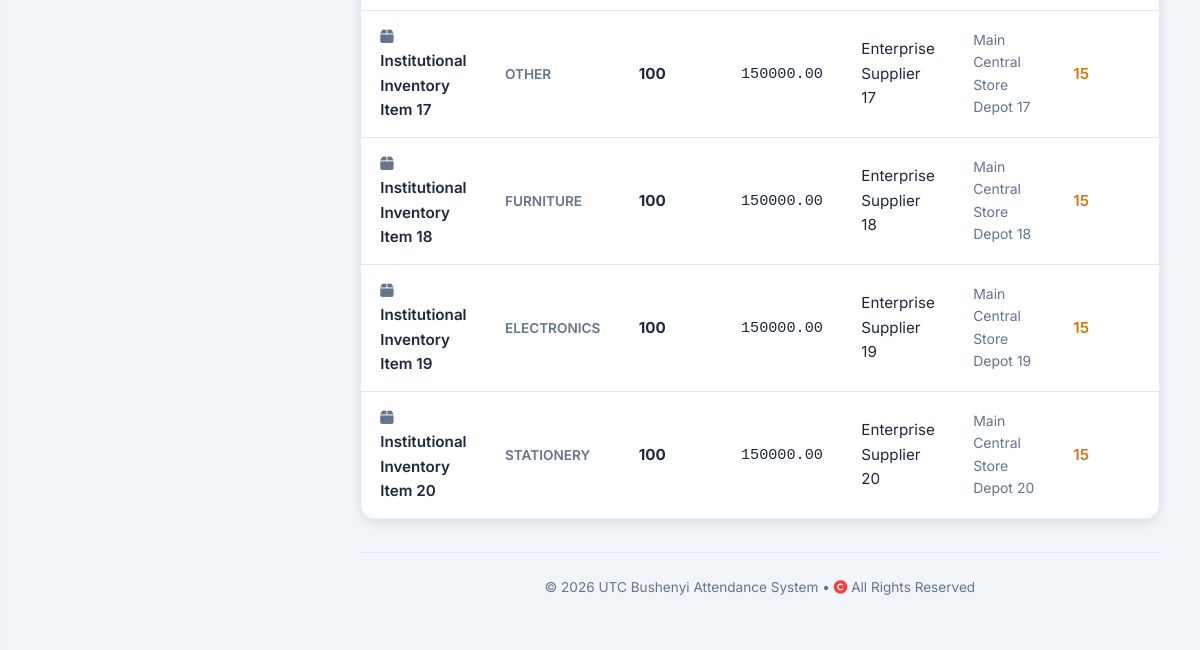
Before: /inventory/ (signed in, lower part) with the older database file.
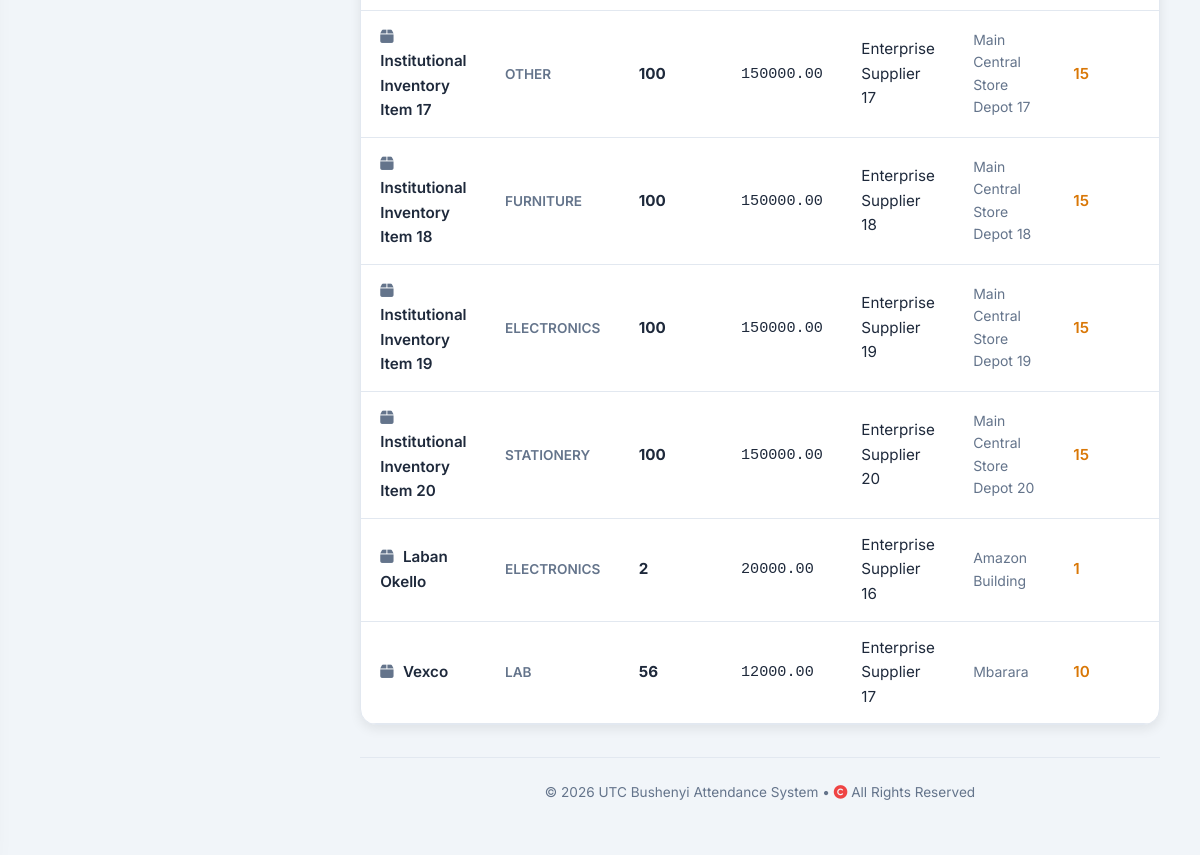
After: the same page with the newer database file.
### attendance/models.py (models this page shows, shortened)
class InventoryItem(models.Model):
    CATEGORY_CHOICES = [
        ('FURNITURE', 'Furniture'),
        ('ELECTRONICS', 'Electronics'),
        ('STATIONERY', 'Stationery'),
        ('SPORTS', 'Sports Equipment'),
        ('LAB', 'Lab Equipment'),
        ('OTHER', 'Other'),
    ]
    name = models.CharField(max_length=255)
    category = models.CharField(max_length=20, choices=CATEGORY_CHOICES, default='OTHER')
    quantity = models.PositiveIntegerField(default=0)
    unit_price = models.DecimalField(max_digits=10, decimal_places=2, default=0)
    supplier = models.ForeignKey(Supplier, on_delete=models.SET_NULL, null=True, blank=True, related_name='items')
    location = models.CharField(max_length=255, blank=True)  # e.g., store room
    reorder_level = models.PositiveIntegerField(default=10)
    description = models.TextField(blank=True)

class Supplier(models.Model):
    name = models.CharField(max_length=255)
    contact_person = models.CharField(max_length=255, blank=True)
    phone = models.CharField(max_length=20, blank=True)
    email = models.EmailField(blank=True)
    address = models.TextField(blank=True)

### attendance/views_admin.py (the view, shortened to what this page needs)
# urls.py: path('inventory/', views_admin.manage_inventory, name='manage_inventory'),
@login_required
def manage_inventory(request):
    if request.user.role != User.IS_ADMIN:
        return HttpResponse("Unauthorized", status=403)
    items = InventoryItem.objects.select_related('supplier').all()
    suppliers = Supplier.objects.all()
    assets = Asset.objects.select_related('item', 'assigned_to').all()
    users = User.objects.filter(is_active=True)
    return render(request, 'attendance/manage_inventory.html', {
        'items': items,
        'suppliers': suppliers,
        'assets': assets,
        'users': users,
    })

### templates/attendance/manage_inventory.html (shortened to what this page needs)
{% extends 'attendance/base.html' %}
{% block content %}
<div class="custom-tabs-container">
    <div class="tab-pane active" id="items-pane">
        <div class="card" style="padding:0; overflow:hidden;">
            <table class="table" id="itemsTable">
                <tbody>
                    {% for item in items %}
                    <tr class="item-row"
                        data-category="{{ item.category }}"
                        data-supplier="{{ item.supplier.id|default:'' }}"
                        data-quantity="{{ item.quantity }}"
                        data-price="{{ item.unit_price|default:0 }}"
                        data-location="{{ item.location|default:'' }}"
                        data-reorder="{{ item.reorder_level|default:0 }}">
                        <td style="font-weight: 600; color: var(--text-main);">
                            <i class="fas fa-box" style="margin-right: 0.35rem; color: var(--text-muted);"></i> {{ item.name }}
                        </td>
                        <td>
                            <span style="font-weight: 600; font-size: 0.85rem; color: var(--text-muted);">{{ item.category }}</span>
                        </td>
                        <td><span style="font-weight: 700;">{{ item.quantity }}</span></td>
                        <td style="font-family: monospace;">{{ item.unit_price|default:"-" }}</td>
                        <td>{{ item.supplier.name|default:"-" }}</td>
                        <td style="color: var(--text-muted); font-size: 0.875rem;">{{ item.location|default:"-" }}</td>
                        <td style="font-weight: 600; color: #d97706;">{{ item.reorder_level|default:"-" }}</td>
                        <td style="text-align: right;">
                        </td>
                    </tr>
                    {% endfor %}
                </tbody>
            </table>
        </div>
    </div>
</div>
{% endblock %}

Changed rows visible on the page:
added InventoryItem: name "Laban Okello", category "ELECTRONICS", quantity "2", unit_price "20000.00", supplier.name "Enterprise Supplier 16", location "Amazon Building", reorder_level "1"
added InventoryItem: name "Vexco", category "LAB", quantity "56", unit_price "12000.00", supplier.name "Enterprise Supplier 17", location "Mbarara", reorder_level "10"
